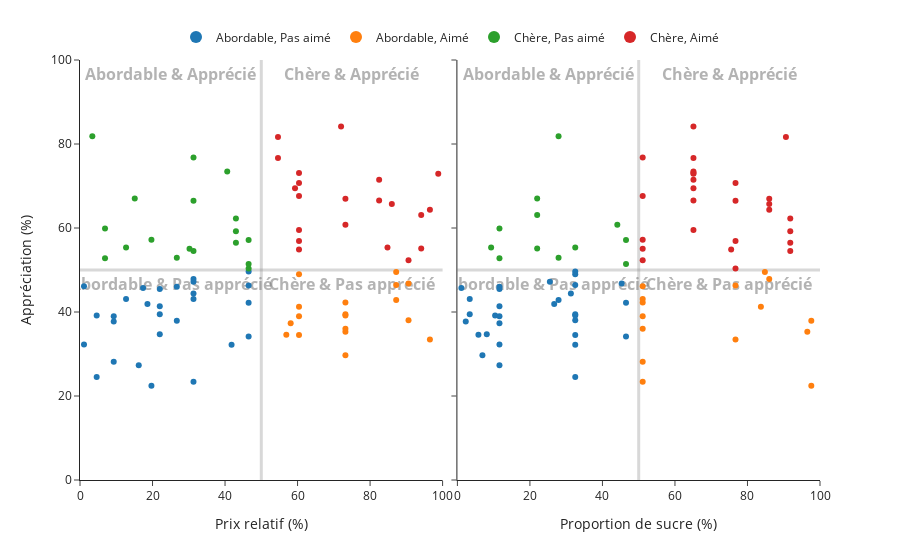

Notebook code for this chart:
### Code cell
# making the base figure
fig = px.scatter(filtered_df, x='x_col', y=y_col, color='couleur', facet_col='type', hover_data=['competitorname'], category_orders={'color':['3', '2', '1', '0']}, template='simple_white')

# updating the hoverTemplate
fig.update_traces(hovertemplate="""
<b style="font-size: 1.3em">%{customdata}</b><br>
%{yaxis.title.text}: %{y}<br>
%{xaxis.title.text}: %{x}<br>
<extra></extra>
""")

# Removing the top tiling text
fig.for_each_annotation(lambda x: x.update(text=''))

# Changing the axis' text
anchor_dict = {'y': 'Prix relatif (%)', 'y2': 'Proportion de sucre (%)'}
fig.for_each_xaxis(lambda x: x.update(title={'text': anchor_dict[x['anchor']]}))
fig.for_each_yaxis(lambda y: y.update(title={'text': 'Appréciation (%)'}) if y['anchor'] == 'x' else '')

# Forcing a 1-100% view
fig.update_xaxes(range=[0, 100])
fig.update_yaxes(range=[0, 100])

# Putting the legend in center top 
fig.update_layout(legend=dict(
    title_text='',
    orientation="h",
    yanchor="bottom",
    y=1.02,
    xanchor="center",
    x=0.5,
    itemsizing='constant'
))

# Changing the Legend's text
color_text = {'0': 'Abordable, Pas aimé','1': 'Abordable, Aimé', '2': 'Chère, Pas aimé', '3': 'Chère, Aimé'}
fig.for_each_trace(lambda x: x.update(name=color_text[x['name']]))

# Adding the divider lines
fig.add_vline(x=50, line_color="grey", line_width=3, layer='below')
fig.add_hline(y=50, line_color="grey", line_width=3, layer='below')

# Text Right Graph
fig.add_scatter(x=[25], y=[96], mode='text', text='<b style="color:grey; font-size:1.3em">Abordable & Apprécié</b>', textposition='middle center', textfont_color='rgba(80,80,80,0.6)', showlegend=False, xaxis='x', yaxis='y')
fig.add_scatter(x=[25], y=[46], mode='text', text='<b style="color:grey; font-size:1.3em">Abordable & Pas apprécié</b>', textposition='middle center', textfont_color='rgba(80,80,80,0.6)', showlegend=False, xaxis='x', yaxis='y')
fig.add_scatter(x=[75], y=[96], mode='text', text='<b style="color:grey; font-size:1.3em">Chère & Apprécié</b>', textposition='middle center', textfont_color='rgba(80,80,80,0.6)', showlegend=False, xaxis='x', yaxis='y')
fig.add_scatter(x=[75], y=[46], mode='text', text='<b style="color:grey; font-size:1.3em">Chère & Pas apprécié</b>', textposition='middle center', textfont_color='rgba(80,80,80,0.6)', showlegend=False, xaxis='x', yaxis='y')

# Text Left Graph
fig.add_scatter(x=[25], y=[96], mode='text', text='<b style="color:grey; font-size:1.3em">Abordable & Apprécié</b>', textposition='middle center', textfont_color='rgba(80,80,80,0.6)', showlegend=False, xaxis='x2', yaxis='y2')
fig.add_scatter(x=[25], y=[46], mode='text', text='<b style="color:grey; font-size:1.3em">Abordable & Pas apprécié</b>', textposition='middle center', textfont_color='rgba(80,80,80,0.6)', showlegend=False, xaxis='x2', yaxis='y2')
fig.add_scatter(x=[75], y=[96], mode='text', text='<b style="color:grey; font-size:1.3em">Chère & Apprécié</b>', textposition='middle center', textfont_color='rgba(80,80,80,0.6)', showlegend=False, xaxis='x2', yaxis='y2')
fig.add_scatter(x=[75], y=[46], mode='text', text='<b style="color:grey; font-size:1.3em">Chère & Pas apprécié</b>', textposition='middle center', textfont_color='rgba(80,80,80,0.6)', showlegend=False, xaxis='x2', yaxis='y2')

# Putting text behind the scatter plot
fig.data = fig.data[-8:] + fig.data[:-8]
fig

### Figure 1 — Plotly figure (JSON) as saved in the notebook; plotly's stock layout.template omitted (floating-point values rounded to 4 significant figures)
{"data": [{"mode": "text", "showlegend": false, "text": "<b style=\"color:grey; font-size:1.3em\">Abordable & Apprécié</b>", "textfont": {"color": "rgba(80,80,80,0.6)"}, "textposition": "middle center", "x": [25], "xaxis": "x", "y": [96], "yaxis": "y", "type": "scatter"}, {"mode": "text", "showlegend": false, "text": "<b style=\"color:grey; font-size:1.3em\">Abordable & Pas apprécié</b>", "textfont": {"color": "rgba(80,80,80,0.6)"}, "textposition": "middle center", "x": [25], "xaxis": "x", "y": [46], "yaxis": "y", "type": "scatter"}, {"mode": "text", "showlegend": false, "text": "<b style=\"color:grey; font-size:1.3em\">Chère & Apprécié</b>", "textfont": {"color": "rgba(80,80,80,0.6)"}, "textposition": "middle center", "x": [75], "xaxis": "x", "y": [96], "yaxis": "y", "type": "scatter"}, {"mode": "text", "showlegend": false, "text": "<b style=\"color:grey; font-size:1.3em\">Chère & Pas apprécié</b>", "textfont": {"color": "rgba(80,80,80,0.6)"}, "textposition": "middle center", "x": [75], "xaxis": "x", "y": [46], "yaxis": "y", "type": "scatter"}, {"mode": "text", "showlegend": false, "text": "<b style=\"color:grey; font-size:1.3em\">Abordable & Apprécié</b>", "textfont": {"color": "rgba(80,80,80,0.6)"}, "textposition": "middle center", "x": [25], "xaxis": "x2", "y": [96], "yaxis": "y2", "type": "scatter"}, {"mode": "text", "showlegend": false, "text": "<b style=\"color:grey; font-size:1.3em\">Abordable & Pas apprécié</b>", "textfont": {"color": "rgba(80,80,80,0.6)"}, "textposition": "middle center", "x": [25], "xaxis": "x2", "y": [46], "yaxis": "y2", "type": "scatter"}, {"mode": "text", "showlegend": false, "text": "<b style=\"color:grey; font-size:1.3em\">Chère & Apprécié</b>", "textfont": {"color": "rgba(80,80,80,0.6)"}, "textposition": "middle center", "x": [75], "xaxis": "x2", "y": [96], "yaxis": "y2", "type": "scatter"}, {"mode": "text", "showlegend": false, "text": "<b style=\"color:grey; font-size:1.3em\">Chère & Pas apprécié</b>", "textfont": {"color": "rgba(80,80,80,0.6)"}, "textposition": "middle center", "x": [75], "xaxis": "x2", "y": [46], "yaxis": "y2", "type": "scatter"}, {"customdata": [["Mounds"], ["Now & Later"], ["Nik L Nip"], ["Lemonhead"], ["Laffy Taffy"], ["Jawbusters"], ["Haribo Twin Snakes"], ["Haribo Happy Cola"], ["Fruit Chews"], ["Chiclets"], ["Payday"], ["Boston Baked Beans"], ["One quarter"], ["One dime"], ["Werther's Original Caramel"], ["Super Bubble"], ["Pixie Sticks"], ["Sugar Daddy"], ["Tootsie Roll Juniors"], ["Tootsie Roll Snack Bars"], ["Smarties candy"], ["Nestle Smarties"], ["Sixlets"], ["Trolli Sour Bites"], ["Twizzlers"], ["Warheads"], ["Welch's Fruit Snacks"], ["Tootsie Roll Midgies"]], "hovertemplate": "\n<b style=\"font-size: 1.3em\">%{customdata}</b><br>\n%{yaxis.title.text}: %{y}<br>\n%{xaxis.title.text}: %{x}<br>\n<extra></extra>\n", "legendgroup": "0", "marker": {"color": "#1F77B4", "symbol": "circle"}, "mode": "markers", "name": "Abordable, Pas aimé", "orientation": "v", "showlegend": true, "x": [31.3, 22.0, 19.7, 4.6, 22.0, 9.3, 46.5, 46.5, 12.7, 4.6, 46.5, 31.3, 1.1, 1.1, 18.6, 16.2, 9.3, 41.8, 31.3, 46.5, 26.7, 26.7, 22.0, 31.3, 22.0, 9.3, 31.3, 17.4], "xaxis": "x", "y": [47.83, 39.45, 22.45, 39.14, 41.39, 28.13, 42.18, 34.16, 43.09, 24.52, 46.3, 23.42, 46.12, 32.26, 41.9, 27.3, 37.72, 32.23, 43.07, 49.65, 46.0, 37.89, 34.72, 47.17, 45.47, 39.01, 44.38, 45.74], "yaxis": "y", "type": "scatter"}, {"customdata": [["Tootsie Roll Snack Bars"], ["Now & Later"], ["Pixie Sticks"], ["Red vines"], ["Root Beer Barrels"], ["Runts"], ["Smarties candy"], ["Werther's Original Caramel"], ["Welch's Fruit Snacks"], ["Warheads"], ["Strawberry bon bons"], ["Twizzlers"], ["Sugar Daddy"], ["Super Bubble"], ["Trolli Sour Bites"], ["Tootsie Pop"], ["Sixlets"], ["Mike & Ike"], ["Tootsie Roll Midgies"], ["Candy Corn"], ["Fun Dip"], ["Gobstopper"], ["Chiclets"], ["Haribo Happy Cola"], ["Caramel Apple Pops"], ["Haribo Twin Snakes"], ["Fruit Chews"], ["Dum Dums"], ["One dime"], ["Laffy Taffy"], ["Lemonhead"]], "hovertemplate": "\n<b style=\"font-size: 1.3em\">%{customdata}</b><br>\n%{yaxis.title.text}: %{y}<br>\n%{xaxis.title.text}: %{x}<br>\n<extra></extra>\n", "legendgroup": "0", "marker": {"color": "#1F77B4", "symbol": "circle"}, "mode": "markers", "name": "Abordable, Pas aimé", "orientation": "v", "showlegend": false, "x": [32.5, 32.5, 2.3, 11.6, 6.9, 27.9, 11.6, 26.7, 31.3, 11.6, 5.8, 11.6, 32.5, 11.6, 25.5, 32.5, 8.1, 32.5, 1.1, 32.5, 32.5, 45.3, 32.5, 46.5, 32.5, 46.5, 3.4, 3.4, 11.6, 11.6, 10.4], "xaxis": "x2", "y": [49.65, 39.45, 37.72, 37.35, 29.7, 42.85, 46.0, 41.9, 44.38, 39.01, 34.58, 45.47, 32.23, 27.3, 47.17, 48.98, 34.72, 46.41, 45.74, 38.01, 39.19, 46.78, 24.52, 34.16, 34.52, 42.18, 43.09, 39.46, 32.26, 41.39, 39.14], "yaxis": "y2", "type": "scatter"}, {"customdata": [["Tootsie Pop"], ["Pop Rocks"], ["Charleston Chew"], ["Caramel Apple Pops"], ["Chewey Lemonhead Fruit Mix"], ["Dots"], ["Dum Dums"], ["Sugar Babies"], ["Fun Dip"], ["Gobstopper"], ["Strawberry bon bons"], ["Runts"], ["Root Beer Barrels"], ["Mike & Ike"], ["Ring pop"], ["Red vines"], ["Candy Corn"], ["Whoppers"]], "hovertemplate": "\n<b style=\"font-size: 1.3em\">%{customdata}</b><br>\n%{yaxis.title.text}: %{y}<br>\n%{xaxis.title.text}: %{x}<br>\n<extra></extra>\n", "legendgroup": "1", "marker": {"color": "#FF7F0E", "symbol": "circle"}, "mode": "markers", "name": "Abordable, Aimé", "orientation": "v", "showlegend": true, "x": [60.4, 60.4, 60.4, 60.4, 73.2, 73.2, 73.2, 96.5, 73.2, 90.6, 56.9, 87.2, 73.2, 87.2, 73.2, 58.1, 90.6, 87.2], "xaxis": "x", "y": [48.98, 41.27, 38.98, 34.52, 36.02, 42.27, 39.46, 33.44, 39.19, 46.78, 34.58, 42.85, 29.7, 46.41, 35.29, 37.35, 38.01, 49.52], "yaxis": "y", "type": "scatter"}, {"customdata": [["Whoppers"], ["Tootsie Roll Juniors"], ["Ring pop"], ["Charleston Chew"], ["Pop Rocks"], ["Boston Baked Beans"], ["Mounds"], ["Nestle Smarties"], ["Chewey Lemonhead Fruit Mix"], ["Dots"], ["One quarter"], ["Nik L Nip"], ["Jawbusters"], ["Sugar Babies"], ["Payday"]], "hovertemplate": "\n<b style=\"font-size: 1.3em\">%{customdata}</b><br>\n%{yaxis.title.text}: %{y}<br>\n%{xaxis.title.text}: %{x}<br>\n<extra></extra>\n", "legendgroup": "1", "marker": {"color": "#FF7F0E", "symbol": "circle"}, "mode": "markers", "name": "Abordable, Aimé", "orientation": "v", "showlegend": false, "x": [84.8, 51.1, 96.5, 51.1, 83.7, 51.1, 86.0, 97.6, 51.1, 51.1, 51.1, 97.6, 51.1, 76.7, 76.7], "xaxis": "x2", "y": [49.52, 43.07, 35.29, 38.98, 41.27, 23.42, 47.83, 37.89, 36.02, 42.27, 46.12, 22.45, 28.13, 33.44, 46.3], "yaxis": "y2", "type": "scatter"}, {"customdata": [["Kit Kat"], ["Junior Mints"], ["Starburst"], ["Hershey's Krackel"], ["Sour Patch Tricksters"], ["Hershey's Special Dark"], ["Sour Patch Kids"], ["Milk Duds"], ["Mr Good Bar"], ["Nestle Crunch"], ["Reese's Miniatures"], ["Lifesavers big ring gummies"], ["Hershey's Milk Chocolate"], ["Reese's pieces"], ["Hershey's Kisses"], ["Almond Joy"], ["Haribo Gold Bears"], ["Haribo Sour Bears"]], "hovertemplate": "\n<b style=\"font-size: 1.3em\">%{customdata}</b><br>\n%{yaxis.title.text}: %{y}<br>\n%{xaxis.title.text}: %{x}<br>\n<extra></extra>\n", "legendgroup": "2", "marker": {"color": "#2CA02C", "symbol": "circle"}, "mode": "markers", "name": "Chère, Pas aimé", "orientation": "v", "showlegend": true, "x": [31.3, 19.7, 15.1, 43.0, 6.9, 43.0, 6.9, 30.2, 31.3, 31.3, 3.4, 26.7, 43.0, 40.6, 12.7, 46.5, 46.5, 46.5], "xaxis": "x", "y": [76.77, 57.22, 67.04, 62.28, 52.83, 59.24, 59.86, 55.06, 54.53, 66.47, 81.87, 52.91, 56.49, 73.43, 55.38, 50.35, 57.12, 51.41], "yaxis": "y", "type": "scatter"}, {"customdata": [["Nerds"], ["Hershey's Kisses"], ["Milky Way Midnight"], ["Lifesavers big ring gummies"], ["Sour Patch Tricksters"], ["Starburst"], ["Sour Patch Kids"], ["Skittles original"], ["Skittles wildberry"], ["Reese's Miniatures"], ["Haribo Gold Bears"], ["Haribo Sour Bears"]], "hovertemplate": "\n<b style=\"font-size: 1.3em\">%{customdata}</b><br>\n%{yaxis.title.text}: %{y}<br>\n%{xaxis.title.text}: %{x}<br>\n<extra></extra>\n", "legendgroup": "2", "marker": {"color": "#2CA02C", "symbol": "circle"}, "mode": "markers", "name": "Chère, Pas aimé", "orientation": "v", "showlegend": false, "x": [32.5, 9.3, 44.1, 27.9, 11.6, 22.0, 11.6, 22.0, 22.0, 27.9, 46.5, 46.5], "xaxis": "x2", "y": [55.35, 55.38, 60.8, 52.91, 52.83, 67.04, 59.86, 63.09, 55.1, 81.87, 57.12, 51.41], "yaxis": "y2", "type": "scatter"}, {"customdata": [["Rolo"], ["Skittles original"], ["Twix"], ["Snickers"], ["Snickers Crisper"], ["Swedish Fish"], ["Skittles wildberry"], ["Milky Way Simply Caramel"], ["Reese's Peanut Butter cup"], ["100 Grand"], ["3 Musketeers"], ["Air Heads"], ["Baby Ruth"], ["Peanut butter M&M's"], ["M&M's"], ["Milky Way"], ["Milky Way Midnight"], ["Nerds"], ["Nestle Butterfinger"], ["Peanut M&Ms"], ["Reese's stuffed with pieces"]], "hovertemplate": "\n<b style=\"font-size: 1.3em\">%{customdata}</b><br>\n%{yaxis.title.text}: %{y}<br>\n%{xaxis.title.text}: %{x}<br>\n<extra></extra>\n", "legendgroup": "3", "marker": {"color": "#D62728", "symbol": "circle"}, "mode": "markers", "name": "Chère, Aimé", "orientation": "v", "showlegend": true, "x": [86.0, 94.1, 54.6, 54.6, 60.4, 60.4, 94.1, 96.5, 72.0, 73.2, 60.4, 90.6, 60.4, 82.5, 82.5, 60.4, 73.2, 84.8, 60.4, 59.3, 98.8], "xaxis": "x", "y": [65.72, 63.09, 81.64, 76.67, 59.53, 54.86, 55.1, 64.35, 84.18, 66.97, 67.6, 52.34, 56.91, 71.47, 66.57, 73.1, 60.8, 55.35, 70.74, 69.48, 72.89], "yaxis": "y", "type": "scatter"}, {"customdata": [["Junior Mints"], ["Hershey's Special Dark"], ["3 Musketeers"], ["Air Heads"], ["Hershey's Krackel"], ["Hershey's Milk Chocolate"], ["Kit Kat"], ["Almond Joy"], ["Baby Ruth"], ["Swedish Fish"], ["Twix"], ["Snickers Crisper"], ["Snickers"], ["Rolo"], ["Reese's stuffed with pieces"], ["Reese's pieces"], ["Reese's Peanut Butter cup"], ["Peanut M&Ms"], ["Nestle Crunch"], ["Nestle Butterfinger"], ["Mr Good Bar"], ["Milky Way Simply Caramel"], ["Milky Way"], ["Milk Duds"], ["M&M's"], ["Peanut butter M&M's"], ["100 Grand"]], "hovertemplate": "\n<b style=\"font-size: 1.3em\">%{customdata}</b><br>\n%{yaxis.title.text}: %{y}<br>\n%{xaxis.title.text}: %{x}<br>\n<extra></extra>\n", "legendgroup": "3", "marker": {"color": "#D62728", "symbol": "circle"}, "mode": "markers", "name": "Chère, Aimé", "orientation": "v", "showlegend": false, "x": [51.1, 91.8, 51.1, 51.1, 91.8, 91.8, 51.1, 76.7, 76.7, 75.5, 90.6, 65.1, 65.1, 86.0, 65.1, 65.1, 65.1, 65.1, 76.7, 76.7, 91.8, 86.0, 65.1, 51.1, 65.1, 65.1, 86.0], "xaxis": "x2", "y": [57.22, 59.24, 67.6, 52.34, 62.28, 56.49, 76.77, 50.35, 56.91, 54.86, 81.64, 59.53, 76.67, 65.72, 72.89, 73.43, 84.18, 69.48, 66.47, 70.74, 54.53, 64.35, 73.1, 55.06, 66.57, 71.47, 66.97], "yaxis": "y2", "type": "scatter"}], "layout": {"xaxis": {"anchor": "y", "domain": [0.0, 0.49], "title": {"text": "Prix relatif (%)"}, "range": [0, 100]}, "yaxis": {"anchor": "x", "domain": [0.0, 1.0], "title": {"text": "Appréciation (%)"}, "range": [0, 100]}, "xaxis2": {"anchor": "y2", "domain": [0.51, 1.0], "matches": "x", "title": {"text": "Proportion de sucre (%)"}, "range": [0, 100]}, "yaxis2": {"anchor": "x2", "domain": [0.0, 1.0], "matches": "y", "showticklabels": false, "range": [0, 100]}, "annotations": [{"showarrow": false, "text": "", "x": 0.245, "xanchor": "center", "xref": "paper", "y": 1.0, "yanchor": "bottom", "yref": "paper"}, {"showarrow": false, "text": "", "x": 0.755, "xanchor": "center", "xref": "paper", "y": 1.0, "yanchor": "bottom", "yref": "paper"}], "legend": {"title": {"text": ""}, "tracegroupgap": 0, "orientation": "h", "yanchor": "bottom", "y": 1.02, "xanchor": "center", "x": 0.5, "itemsizing": "constant"}, "margin": {"t": 60}, "shapes": [{"layer": "below", "line": {"color": "grey", "width": 3}, "type": "line", "x0": 50, "x1": 50, "xref": "x", "y0": 0, "y1": 1, "yref": "y domain"}, {"layer": "below", "line": {"color": "grey", "width": 3}, "type": "line", "x0": 50, "x1": 50, "xref": "x2", "y0": 0, "y1": 1, "yref": "y2 domain"}, {"layer": "below", "line": {"color": "grey", "width": 3}, "type": "line", "x0": 0, "x1": 1, "xref": "x domain", "y0": 50, "y1": 50, "yref": "y"}, {"layer": "below", "line": {"color": "grey", "width": 3}, "type": "line", "x0": 0, "x1": 1, "xref": "x2 domain", "y0": 50, "y1": 50, "yref": "y2"}]}}
